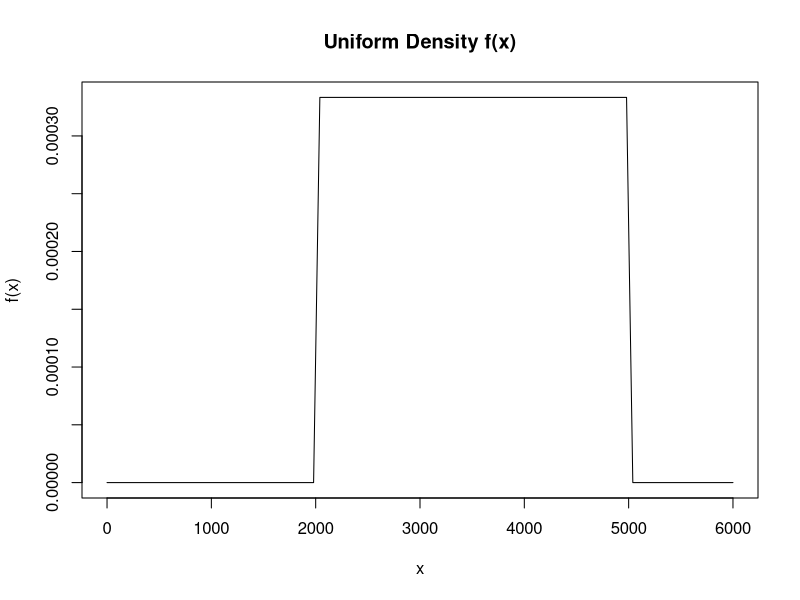

Here is the R script that generated this plot:
# Statistics for Management and Economics by Gerald Keller
# CONTINUOUS PROBABILITY DISTRIBUTIONS
# Example 8.1a on Pg 267
# Uniformly Distributed Gasoline Sales 

#Uniformly Distributed Gasoline Sales ~ U(2000,5000)

#U(2000,5000) graph
curve(dunif(x, min = 2000, max = 5000), from = 0, to = 6000, ylab = "f(x)", main = "Uniform Density f(x)")

#a. Find the probability that daily sales will fall between 2,500 and 3,000 gallons
#denote p1 = P(2500 <= X <= 3000) = P(X <= 3000) - P(X < 2500)
# punif() fives the probability of Uniform dist below a specified number

p1 <- punif(3000, min=2000, max=5000) - punif(2500, min=2000, max=5000)

#Answer: 0.16667

#End
            
